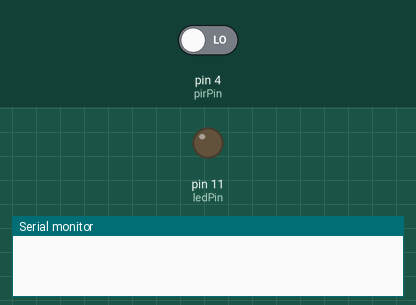
Simulated run of this sketch. Board: Arduino Uno, built with avr-gcc and run on an emulated ATmega328P. Shown: output pins drawn as LEDs (lit = HIGH), the last lines printed to the serial monitor. Inputs (shaded band) come from the test bench; at power-on: pin 4 (pirPin) LOW.

Above: at 1.2 s.
1.3 s: pin 4 (pirPin) driven HIGH
At 1.9 s:
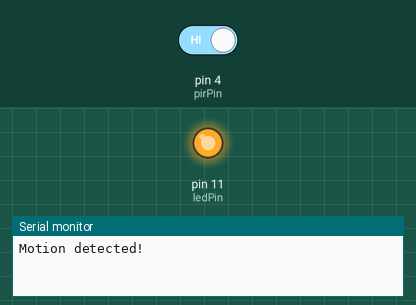
2.8 s: pin 4 (pirPin) driven LOW
At 3.1 s:
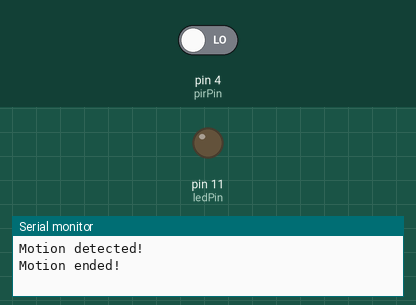
Timing chart, 0 to 5.8 s (numbered marks = the images above; inputs shaded):
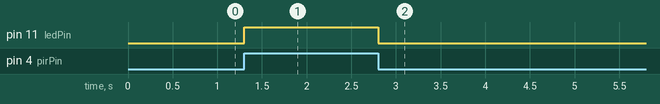

Measured:
- after the input at 1.3 s, pin 11 (ledPin): LOW → HIGH at once
- after the input at 2.8 s, pin 11 (ledPin): HIGH → LOW at once

The sketch:

sketch_dec10c.ino
```cpp
/*
 * PIR sensor tester
 */

int ledPin = 11;                // choose the pin for the LED
int pirPin = 4;               // choose the input pin (for PIR sensor)
int pirState = LOW;             // we start, assuming no motion detected
int val = 0;                    // variable for reading the pin status

void setup() {
  pinMode(ledPin, OUTPUT);      // declare LED as output
  pinMode(pirPin, INPUT);     // declare sensor as input

  Serial.begin(9600);
}

void loop(){
  val = digitalRead(pirPin);  // read input value
  if (val == HIGH) {            // check if the input is HIGH
    digitalWrite(ledPin, HIGH);  // turn LED ON
    if (pirState == LOW) {
      // we have just turned on
      Serial.println("Motion detected!");
      // We only want to print on the output change, not state
      pirState = HIGH;
    }
  } else {
    digitalWrite(ledPin, LOW); // turn LED OFF
    if (pirState == HIGH){
      // we have just turned of
      Serial.println("Motion ended!");
      // We only want to print on the output change, not state
      pirState = LOW;
    }
  }
}
```
